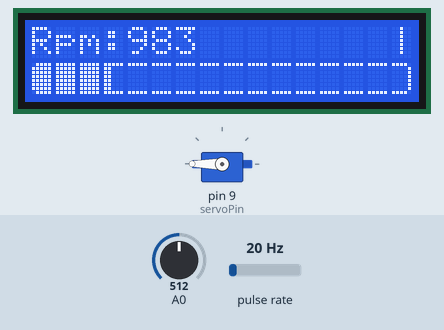
Bench run of a sketch on a simulated Arduino Uno, built with avr-gcc and run on an emulated ATmega328P. Shown: servo, 16×2 character LCD. Wiring (inferred from the names in the program): pulse sensor: data pin 2. Inputs (shaded band) come from the test bench; at power-on: pulse rate 20 Hz, A0 = 512. What the sketch prints to the serial monitor is not drawn.

Above: at 1.3 s.
1.4 s: pulse rate (sensor on pin 2) set to 4 Hz
At 2.98 s:
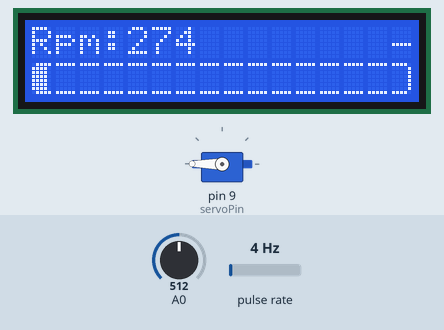
3.3 s: pulse rate (sensor on pin 2) set to 50 Hz
At 5.13 s:
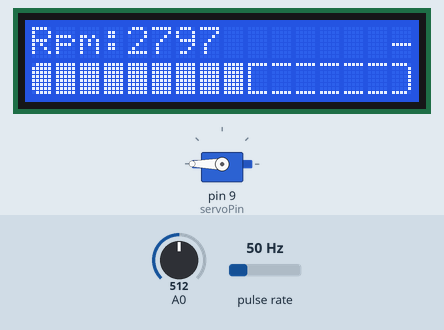
5.3 s: A0 set to 550
7.4 s: A0 set to 579
At 8.71 s:
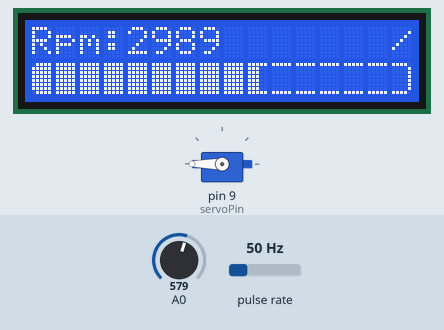
10.4 s: pulse rate (sensor on pin 2) set to 100 Hz
At 11.46 s:
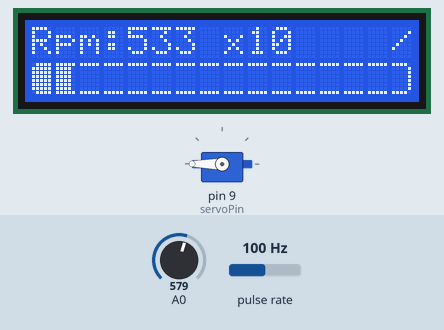
12.3 s: pulse rate (sensor on pin 2) set to 150 Hz
At 13.6 s:
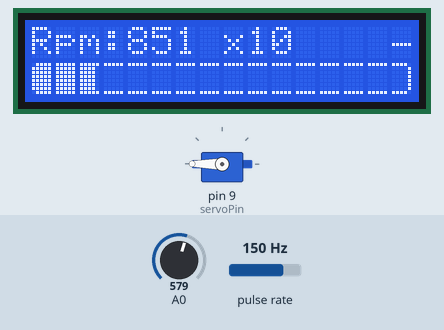
Timing chart, 0 to 15.2 s (numbered marks = the images above; inputs shaded):
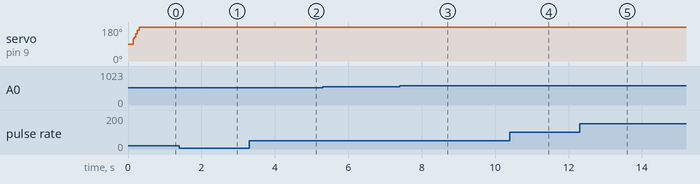

The sketch:

Controle_de_Carburador_com_servo.ino
```cpp
#include <LiquidCrystal_I2C.h>
LiquidCrystal_I2C lcd(0x27,16,2);

#include <Servo.h>
Servo servo;

// #include <Encoder.h>
// Encoder myEnc(5,6);
// long oldPosition  = -999;

#define maxRPM 5000
#define mutplRPM 10
#define suavizacao 0.1

#define timeLcd 300
#define timeHallRead 200

#define HallPin 2
#define servoPin 9

volatile unsigned int pulseCount = 0;
unsigned int rpm = 0;
unsigned long lastTime = 0;
unsigned int rpmFinal = 0;
unsigned long lastTimePrint = 0;

byte rot[] = {124, 47, 176};
byte idx;

byte gauge_empty[8] =  {B11111, B00000, B00000, B00000, B00000, B00000, B00000, B11111};    // empty middle piece
byte gauge_fill_1[8] = {B11111, B10000, B10000, B10000, B10000, B10000, B10000, B11111};    // filled gauge - 1 column
byte gauge_fill_2[8] = {B11111, B11000, B11000, B11000, B11000, B11000, B11000, B11111};    // filled gauge - 2 columns
byte gauge_fill_3[8] = {B11111, B11100, B11100, B11100, B11100, B11100, B11100, B11111};    // filled gauge - 3 columns
byte gauge_fill_4[8] = {B11111, B11110, B11110, B11110, B11110, B11110, B11110, B11111};    // filled gauge - 4 columns
byte gauge_fill_5[8] = {B11111, B11111, B11111, B11111, B11111, B11111, B11111, B11111};    // filled gauge - 5 columns
byte gauge_left[8] =   {B11111, B10000, B10000, B10000, B10000, B10000, B10000, B11111};    // left part of gauge - empty
byte gauge_right[8] =  {B11111, B00001, B00001, B00001, B00001, B00001, B00001, B11111};    // right part of gauge - empty
byte gauge_mask_left[8] = {B01111, B11111, B11111, B11111, B11111, B11111, B11111, B01111};  // mask for rounded corners for leftmost character
byte gauge_mask_right[8] = {B11110, B11111, B11111, B11111, B11111, B11111, B11111, B11110}; // mask for rounded corners for rightmost character
byte warning_icon[8] = {B00100, B00100, B01110, B01010, B11011, B11111, B11011, B11111};     // warning icon - just because we still have one custom character left
byte gauge_left_dynamic[8];   // left part of gauge dynamic - will be set in the loop function
byte gauge_right_dynamic[8];  // right part of gauge dynamic - will be set in the loop function

int cpu_gauge = 0;       // value for the CPU gauge
char buffer[10];         // helper buffer to store C-style strings (generated with sprintf function)
int move_offset = 0;     // used to shift bits for the custom characters
const int gauge_size_chars = 16;       // width of the gauge in number of characters
char gauge_string[gauge_size_chars+1]; // string that will include all the gauge character to be printed


void setup(){
  Serial.begin(9600);
  servo.attach(servoPin);
  pinMode(HallPin, INPUT_PULLUP);
  attachInterrupt(digitalPinToInterrupt(HallPin), countPulse, RISING);
  lcd.init();
  lcd.createChar(7, gauge_empty);
  lcd.createChar(1, gauge_fill_1);
  lcd.createChar(2, gauge_fill_2);
  lcd.createChar(3, gauge_fill_3);
  lcd.createChar(4, gauge_fill_4);
  lcd.createChar(0, warning_icon);
  lcd.backlight();
}//end setup

const float Kp = 1.0;
const float Ki = 0.2;
const float Kd = 0.1;

float setpoint = 0.0;
float input = 0.0;
float output = 0.0;
float previousError = 0;
float integral = 0.0;

void loop(){
  unsigned long currentTime = millis();
  if (currentTime - lastTime >= timeHallRead) {
    detachInterrupt(digitalPinToInterrupt(HallPin));  // Desabilita interrupções para cálculos

    rpm = (pulseCount * 60000) / (currentTime - lastTime);  // Cálculo das RPM
    //Serial.println(pulseCount);
    pulseCount = 0;  // Zera a contagem de pulsos

    lastTime = currentTime;
    attachInterrupt(digitalPinToInterrupt(HallPin), countPulse, RISING);  // Habilita interrupções novamente
  }

  rpmFinal = (suavizacao * rpm) + ((1.0 - suavizacao) * rpmFinal);
  printLcd();

  setpoint = map(analogRead(A0), 0, 1023, 0, 180);
  // setpoint = 800;

  float error = setpoint - input;
  float proportional = Kp * error;
  integral += Ki * error;
  float derivative = Kd * (error - previousError);
  output = proportional + integral + derivative;
  output = constrain(output, 0, 180);
  servo.write(output);

  Serial.print("Setpoint: ");
  Serial.print(setpoint);
  Serial.print(" | Input: ");
  Serial.print(input);
  Serial.print(" | Output: ");
  Serial.println(output);
  previousError = error;
  delay(1);

}//end loop

void countPulse() {
  pulseCount++;
}//countPulse

void printLcd(){
  char *multiplicador = "    ";
  // cpu_gauge = rpmFinal;
  if(rpmFinal < maxRPM) cpu_gauge = rpmFinal;
  else {
    cpu_gauge = rpmFinal / 10;
    multiplicador = " x10 ";
  }

  if (cpu_gauge < 0) cpu_gauge = 0;
  if (cpu_gauge > maxRPM) cpu_gauge = maxRPM;
  /*
    //long newPosition = rpm;
    // long newPosition = myEnc.read() * mutplRPM;
    //if (newPosition != oldPosition) {
      //oldPosition = newPosition;
      // Serial.println(cpu_gauge);
    //}
  */
  if(cpu_gauge > 0){
    static unsigned long tempDelay;
    if(millis() - tempDelay > 300){
      tempDelay = millis();
      if(idx < sizeof(rot)-1) idx++;
      else      idx = 0;
      lcd.setCursor(15,0);
      lcd.write(rot[idx]);
    }
  }else{
    lcd.setCursor(15,0);
    lcd.write(0);
  }

  float units_per_pixel = (gauge_size_chars*5.0)/maxRPM;        //  every character is 5px wide, we want to count from 0-100
  int value_in_pixels = round(cpu_gauge * units_per_pixel);    // cpu_gauge value converted to pixel width

  int tip_position = 0;      // 0= not set, 1=tip in first char, 2=tip in middle, 3=tip in last char

  if (value_in_pixels < 5) {tip_position = 1;}                            // tip is inside the first character
  else if (value_in_pixels > gauge_size_chars*5.0-5) {tip_position = 3;}  // tip is inside the last character
  else {tip_position = 2;}                                                // tip is somewhere in the middle

  move_offset = 4 - ((value_in_pixels-1) % 5);      // value for offseting the pixels for the smooth filling

  for (int i=0; i<8; i++) {   // dynamically create left part of the gauge
     if (tip_position == 1) {gauge_left_dynamic[i] = (gauge_fill_5[i] << move_offset) | gauge_left[i];}  // tip on the first character
     else {gauge_left_dynamic[i] = gauge_fill_5[i];}                                                     // tip not on the first character

     gauge_left_dynamic[i] = gauge_left_dynamic[i] & gauge_mask_left[i];                                 // apply mask for rounded corners
  }

  for (int i=0; i<8; i++) {   // dynamically create right part of the gauge
     if (tip_position == 3) {gauge_right_dynamic[i] = (gauge_fill_5[i] << move_offset) | gauge_right[i];}  // tip on the last character
     else {gauge_right_dynamic[i] = gauge_right[i];}                                                       // tip not on the last character

     gauge_right_dynamic[i] = gauge_right_dynamic[i] & gauge_mask_right[i];                                // apply mask for rounded corners
  }

  lcd.createChar(5, gauge_left_dynamic);     // create custom character for the left part of the gauge
  lcd.createChar(6, gauge_right_dynamic);    // create custom character for the right part of the gauge

  for (int i=0; i<gauge_size_chars; i++) {  // set all the characters for the gauge
      if (i==0) {gauge_string[i] = byte(5);}                        // first character = custom left piece
      else if (i==gauge_size_chars-1) {gauge_string[i] = byte(6);}  // last character = custom right piece
      else {                                                        // character in the middle, could be empty, tip or fill
         if (value_in_pixels <= i*5) {gauge_string[i] = byte(7);}   // empty character
         else if (value_in_pixels > i*5 && value_in_pixels < (i+1)*5) {gauge_string[i] = byte(5-move_offset);} // tip
         else {gauge_string[i] = byte(255);}                        // filled character
      }
  }

  if(millis() - lastTimePrint > timeLcd){
    lastTimePrint = millis();
    // gauge drawing
    lcd.setCursor(0,0);                         // move cursor to top left
    sprintf(buffer, "Rpm:%3d% ", cpu_gauge);    // set a string as CPU: XX%, with the number always taking at least 3 character
    lcd.print(buffer);                          // print the string on the display
    lcd.print(multiplicador);
    //lcd.write(byte(0));                         // print warning character
  }

  lcd.setCursor(0,1);              // move the cursor to the next line
  lcd.print(gauge_string);         // display the gauge

  // increase the CPU value, set between 0-100
  //   cpu_gauge = cpu_gauge +1;
  //   if (cpu_gauge > 100) {cpu_gauge = 0;}

  //delay(1);  // wait for a while - 100ms = update the screen 10x in a second
}//end print lcd
```

Measured:
- the behaviour switches between 568 and 569 on A0 (found by bisection; images 2 and 3)
- after the input at 1.4 s, the display: first differs from a run without the input after 0.24 s (image 1 shows a later state)
- after the input at 3.3 s, the display: first differs from a run without the input after 0.28 s (image 2 shows a later state)
- after the input at 10.4 s, the display: first changes after 0.32 s (image 4 shows a later state)
- after the input at 12.3 s, the display: first differs from a run without the input after 0.28 s (image 5 shows a later state)
